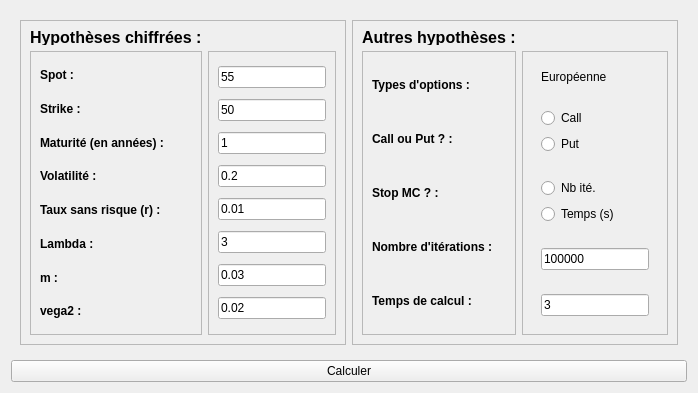
      <widget class="QWidget" name="tab_2">
       <attribute name="title">
        <string>Hypothèses</string>
       </attribute>
       <layout class="QVBoxLayout" name="verticalLayout_5">
        <item>
         <widget class="QWidget" name="widget_6" native="true">
          <layout class="QHBoxLayout" name="horizontalLayout_4">
           <item>
            <widget class="QFrame" name="frame_15">
             <property name="frameShape">
              <enum>QFrame::StyledPanel</enum>
             </property>
             <property name="frameShadow">
              <enum>QFrame::Raised</enum>
             </property>
             <layout class="QGridLayout" name="gridLayout_13">
              <item row="1" column="1">
               <widget class="QFrame" name="frame_16">
                <property name="maximumSize">
                 <size>
                  <width>150</width>
                  <height>16777215</height>
                 </size>
                </property>
                <property name="font">
                 <font>
                  <family>Tahoma</family>
                 </font>
                </property>
                <property name="frameShape">
                 <enum>QFrame::StyledPanel</enum>
                </property>
                <property name="frameShadow">
                 <enum>QFrame::Raised</enum>
                </property>
                <layout class="QVBoxLayout" name="verticalLayout_9">
                 <item>
                  <widget class="QLineEdit" name="eSpot">
                   <property name="maximumSize">
                    <size>
                     <width>150</width>
                     <height>16777215</height>
                    </size>
                   </property>
                   <property name="inputMethodHints">
                    <set>Qt::ImhFormattedNumbersOnly</set>
                   </property>
                   <property name="inputMask">
                    <string/>
                   </property>
                   <property name="text">
                    <string>55</string>
                   </property>
                  </widget>
                 </item>
                 <item>
                  <widget class="QLineEdit" name="eStrike">
                   <property name="maximumSize">
                    <size>
                     <width>150</width>
                     <height>16777215</height>
                    </size>
                   </property>
                   <property name="text">
                    <string>50</string>
                   </property>
                  </widget>
                 </item>
                 <item>
                  <widget class="QLineEdit" name="eExpiry">
                   <property name="maximumSize">
                    <size>
                     <width>150</width>
                     <height>16777215</height>
                    </size>
                   </property>
                   <property name="text">
                    <string>1</string>
                   </property>
                  </widget>
                 </item>
                 <item>
                  <widget class="QLineEdit" name="eVol">
                   <property name="maximumSize">
                    <size>
                     <width>150</width>
                     <height>16777215</height>
                    </size>
                   </property>
                   <property name="text">
                    <string>0.2</string>
                   </property>
                  </widget>
                 </item>
                 <item>
                  <widget class="QLineEdit" name="er">
                   <property name="maximumSize">
                    <size>
                     <width>150</width>
                     <height>16777215</height>
                    </size>
                   </property>
                   <property name="text">
                    <string>0.01</string>
                   </property>
                  </widget>
                 </item>
                 <item>
                  <widget class="QLineEdit" name="elambda">
                   <property name="maximumSize">
                    <size>
                     <width>150</width>
                     <height>16777215</height>
                    </size>
                   </property>
                   <property name="text">
                    <string>3</string>
                   </property>
                  </widget>
                 </item>
                 <item>
                  <widget class="QLineEdit" name="evega2">
                   <property name="maximumSize">
                    <size>
                     <width>150</width>
                     <height>16777215</height>
                    </size>
                   </property>
                   <property name="text">
                    <string>0.03</string>
                   </property>
                  </widget>
                 </item>
                 <item>
                  <widget class="QLineEdit" name="em">
                   <property name="maximumSize">
                    <size>
                     <width>150</width>
                     <height>16777215</height>
                    </size>
                   </property>
                   <property name="text">
                    <string>0.02</string>
                   </property>
                  </widget>
                 </item>
                </layout>
               </widget>
              </item>
              <item row="1" column="0">
               <widget class="QFrame" name="frame_17">
                <property name="sizePolicy">
                 <sizepolicy hsizetype="Expanding" vsizetype="Preferred">
                  <horstretch>0</horstretch>
                  <verstretch>0</verstretch>
                 </sizepolicy>
                </property>
                <property name="font">
                 <font>
                  <family>Tahoma</family>
                 </font>
                </property>
                <property name="frameShape">
                 <enum>QFrame::StyledPanel</enum>
                </property>
                <property name="frameShadow">
                 <enum>QFrame::Raised</enum>
                </property>
                <layout class="QVBoxLayout" name="verticalLayout_10">
                 <item>
                  <widget class="QLabel" name="label_43">
                   <property name="font">
                    <font>
                     <family>Tahoma</family>
                     <weight>75</weight>
                     <bold>true</bold>
                    </font>
                   </property>
                   <property name="text">
                    <string>Spot :</string>
                   </property>
                  </widget>
                 </item>
                 <item>
                  <widget class="QLabel" name="label_44">
                   <property name="font">
                    <font>
                     <family>Tahoma</family>
                     <weight>75</weight>
                     <bold>true</bold>
                    </font>
                   </property>
                   <property name="text">
                    <string>Strike :</string>
                   </property>
                  </widget>
                 </item>
                 <item>
                  <widget class="QLabel" name="label_45">
                   <property name="font">
                    <font>
                     <family>Tahoma</family>
                     <weight>75</weight>
                     <bold>true</bold>
                    </font>
                   </property>
                   <property name="text">
                    <string>Maturité (en années) :</string>
                   </property>
                  </widget>
                 </item>
                 <item>
                  <widget class="QLabel" name="label_46">
                   <property name="font">
                    <font>
                     <family>Tahoma</family>
                     <weight>75</weight>
                     <bold>true</bold>
                    </font>
                   </property>
                   <property name="whatsThis">
                    <string>Pour 1%, écrire 0.01.s</string>
                   </property>
                   <property name="accessibleName">
                    <string/>
                   </property>
                   <property name="text">
                    <string>Volatilité :</string>
                   </property>
                  </widget>
                 </item>
                 <item>
                  <widget class="QLabel" name="label_47">
                   <property name="font">
                    <font>
                     <family>Tahoma</family>
                     <weight>75</weight>
                     <bold>true</bold>
                    </font>
                   </property>
                   <property name="text">
                    <string>Taux sans risque (r) :</string>
                   </property>
                  </widget>
                 </item>
                 <item>
                  <widget class="QLabel" name="label_48">
                   <property name="font">
                    <font>
                     <weight>75</weight>
                     <bold>true</bold>
                    </font>
                   </property>
                   <property name="text">
                    <string>Lambda :</string>
                   </property>
                  </widget>
                 </item>
                 <item>
                  <widget class="QLabel" name="label_49">
                   <property name="font">
                    <font>
                     <family>Tahoma</family>
                     <weight>75</weight>
                     <bold>true</bold>
                    </font>
                   </property>
                   <property name="text">
                    <string>m :</string>
                   </property>
                  </widget>
                 </item>
                 <item>
                  <widget class="QLabel" name="label_50">
                   <property name="font">
                    <font>
                     <weight>75</weight>
                     <bold>true</bold>
                    </font>
                   </property>
                   <property name="text">
                    <string>vega2 :</string>
                   </property>
                  </widget>
                 </item>
                </layout>
               </widget>
              </item>
              <item row="0" column="0">
               <widget class="QLabel" name="label_51">
                <property name="maximumSize">
                 <size>
                  <width>16777215</width>
                  <height>15</height>
                 </size>
                </property>
                <property name="font">
                 <font>
                  <family>Tahoma</family>
                  <pointsize>12</pointsize>
                  <weight>75</weight>
                  <bold>true</bold>
                 </font>
                </property>
                <property name="text">
                 <string>Hypothèses chiffrées :</string>
                </property>
               </widget>
              </item>
             </layout>
            </widget>
           </item>
           <item>
            <widget class="QFrame" name="frame_18">
             <property name="minimumSize">
              <size>
               <width>50</width>
               <height>40</height>
              </size>
             </property>
             <property name="frameShape">
              <enum>QFrame::StyledPanel</enum>
             </property>
             <property name="frameShadow">
              <enum>QFrame::Raised</enum>
             </property>
             <layout class="QGridLayout" name="gridLayout_14">
              <item row="1" column="1">
               <widget class="QFrame" name="frame_19">
                <property name="maximumSize">
                 <size>
                  <width>150</width>
                  <height>16777215</height>
                 </size>
                </property>
                <property name="frameShape">
                 <enum>QFrame::StyledPanel</enum>
                </property>
                <property name="frameShadow">
                 <enum>QFrame::Raised</enum>
                </property>
                <layout class="QGridLayout" name="gridLayout_16">
                 <item row="3" column="0">
                  <widget class="QWidget" name="widget_4" native="true">
                   <layout class="QVBoxLayout" name="verticalLayout_11">
                    <item>
                     <widget class="QLineEdit" name="eNumberOfPaths">
                      <property name="text">
                       <string>100000</string>
                      </property>
                     </widget>
                    </item>
                   </layout>
                  </widget>
                 </item>
                 <item row="2" column="0">
                  <widget class="QWidget" name="widget" native="true">
                   <layout class="QGridLayout" name="gridLayout_15">
                    <item row="2" column="0">
                     <widget class="QRadioButton" name="et">
                      <property name="text">
                       <string>Temps (s)</string>
                      </property>
                     </widget>
                    </item>
                    <item row="1" column="0">
                     <widget class="QRadioButton" name="eite">
                      <property name="text">
                       <string>Nb ité.</string>
                      </property>
                     </widget>
                    </item>
                   </layout>
                  </widget>
                 </item>
                 <item row="4" column="0">
                  <widget class="QWidget" name="widget_3" native="true">
                   <layout class="QHBoxLayout" name="horizontalLayout_3">
                    <item>
                     <widget class="QLineEdit" name="esecondes">
                      <property name="text">
                       <string>3</string>
                      </property>
                     </widget>
                    </item>
                   </layout>
                  </widget>
                 </item>
                 <item row="0" column="0">
                  <widget class="QWidget" name="widget_5" native="true">
                   <layout class="QVBoxLayout" name="verticalLayout_13">
                    <item>
                     <widget class="QLabel" name="label_42">
                      <property name="text">
                       <string>Européenne</string>
                      </property>
                     </widget>
                    </item>
                   </layout>
                  </widget>
                 </item>
                 <item row="1" column="0">
                  <widget class="QWidget" name="widget_2" native="true">
                   <layout class="QVBoxLayout" name="verticalLayout_14">
                    <item>
                     <widget class="QRadioButton" name="eCal">
                      <property name="text">
                       <string>Call</string>
                      </property>
                     </widget>
                    </item>
                    <item>
                     <widget class="QRadioButton" name="ePut">
                      <property name="text">
                       <string>Put</string>
                      </property>
                     </widget>
                    </item>
                   </layout>
                  </widget>
                 </item>
                </layout>
               </widget>
              </item>
              <item row="1" column="0">
               <widget class="QFrame" name="frame_20">
                <property name="sizePolicy">
                 <sizepolicy hsizetype="Expanding" vsizetype="Preferred">
                  <horstretch>0</horstretch>
                  <verstretch>0</verstretch>
                 </sizepolicy>
                </property>
                <property name="frameShape">
                 <enum>QFrame::StyledPanel</enum>
                </property>
                <property name="frameShadow">
                 <enum>QFrame::Raised</enum>
                </property>
                <layout class="QVBoxLayout" name="verticalLayout_12">
                 <item>
                  <widget class="QLabel" name="label_52">
                   <property name="font">
                    <font>
                     <family>Tahoma</family>
                     <weight>75</weight>
                     <bold>true</bold>
                    </font>
                   </property>
                   <property name="text">
                    <string>Types d'options :</string>
                   </property>
                  </widget>
                 </item>
                 <item>
                  <widget class="QLabel" name="label_53">
                   <property name="font">
                    <font>
                     <family>Tahoma</family>
                     <weight>75</weight>
                     <bold>true</bold>
                    </font>
                   </property>
                   <property name="text">
                    <string>Call ou Put ? :</string>
                   </property>
                  </widget>
                 </item>
                 <item>
                  <widget class="QLabel" name="label_54">
                   <property name="font">
                    <font>
                     <family>Tahoma</family>
                     <weight>75</weight>
                     <bold>true</bold>
                    </font>
                   </property>
                   <property name="text">
                    <string>Stop MC ? :</string>
                   </property>
                  </widget>
                 </item>
                 <item>
                  <widget class="QLabel" name="label_55">
                   <property name="font">
                    <font>
                     <weight>75</weight>
                     <bold>true</bold>
                    </font>
                   </property>
                   <property name="text">
                    <string>Nombre d'itérations :</string>
                   </property>
                  </widget>
                 </item>
                 <item>
                  <widget class="QLabel" name="label_56">
                   <property name="font">
                    <font>
                     <weight>75</weight>
                     <bold>true</bold>
                    </font>
                   </property>
                   <property name="text">
                    <string>Temps de calcul : </string>
                   </property>
                  </widget>
                 </item>
                </layout>
               </widget>
              </item>
              <item row="0" column="0">
               <widget class="QLabel" name="label_57">
                <property name="maximumSize">
                 <size>
                  <width>16777215</width>
                  <height>15</height>
                 </size>
                </property>
                <property name="font">
                 <font>
                  <family>Tahoma</family>
                  <pointsize>12</pointsize>
                  <weight>75</weight>
                  <bold>true</bold>
                 </font>
                </property>
                <property name="text">
                 <string>Autres hypothèses :</string>
                </property>
               </widget>
              </item>
             </layout>
            </widget>
           </item>
          </layout>
         </widget>
        </item>
        <item>
         <widget class="QPushButton" name="OK">
          <property name="text">
           <string>Calculer</string>
          </property>
         </widget>
        </item>
       </layout>
      </widget>
